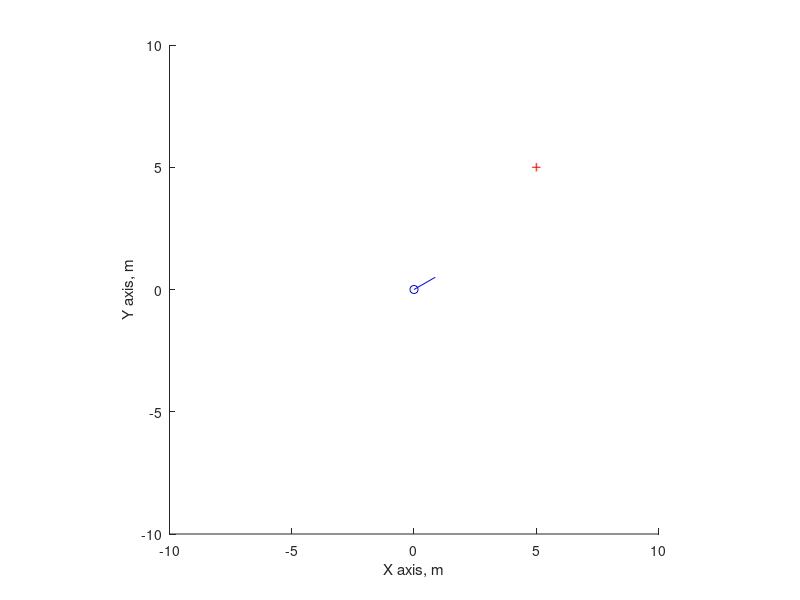

Write the MATLAB code that produced this figure. (Note: this script raises an error after producing the figure.)
% Simulation of a planar differential drive robot localizing
% off a single point landmark with known correspondence and position

cla,clc,clear
hold all

axis([-10 10 -10 10])
axis square
xlabel('X axis, m')
ylabel('Y axis, m')

% Kinematic Parameters (meters)
robot_diameter = 0.3;

% Robot State
% pose = [x,y,\theta]'
% Actual State
x = [0,0,pi/6]';
% Estimated State
xk = x;
% State Covariance
Pk = eye(1);

% Control Inputs
% u = [velocity left, velocity right]
u = [0,0]';

% Landmark State
% landmark = [x,y]'
landmark = [5,5]';

% Frame Scaler
fr_sc = 1;
% Time Step (s)
dt = 0.01;
% Final Time (s)
T = 10;

% Simulation Loop
for t = 0:dt:T
   cla
   % Plot Robot Position
   plot(x(1), x(2), 'bo');
   % Plot Robot Orientation
   line([x(1),fr_sc*cos(x(3)) + x(1)],[x(2),fr_sc*sin(x(3)) + x(2)], 'Color', 'b');
   % Plot Landmark
   plot(landmark(1), landmark(2), 'r+');
   
   % Update Control Input
   u = [3,3.5]';
   % Update Pose
   % Movement noise
   vl = 0.1*rand(1);
   vw = 0.2*rand(1);
   % Motion Model
   linear = ((u(2) + u(1))/2) + vl;
   omega = ((u(2) - u(1))/robot_diameter) + vw;
   dx = [linear*dt*cos(x(3)),linear*dt*sin(x(3)),omega*dt]';
   %dx = [linear*dt*cos(x(3) + omega*dt),linear*dt*sin(x(3) + omega*dt),omega*dt]';
   x = x + dx;
   
   % Measurement Noise
   w = 0.01*rand(1);
   % Measurement Model h(x,m)
   h = sqrt((x(1) - landmark(1))^2 + (x(2) - landmark(2))^2);
   z = h + w;
   
   % EKF
   [xk,Pk] = ekf(xk,z,u,dt,landmark,Pk)
   % Plot Estimated Robot Position
   plot(xk(1), xk(2), 'go');
   % Plot Estimated Robot Orientation
   line([xk(1),fr_sc*cos(xk(3)) + xk(1)],[xk(2),fr_sc*sin(xk(3)) + xk(2)], 'Color', 'g');
   
   pause(dt);
   %input('Pause')
end